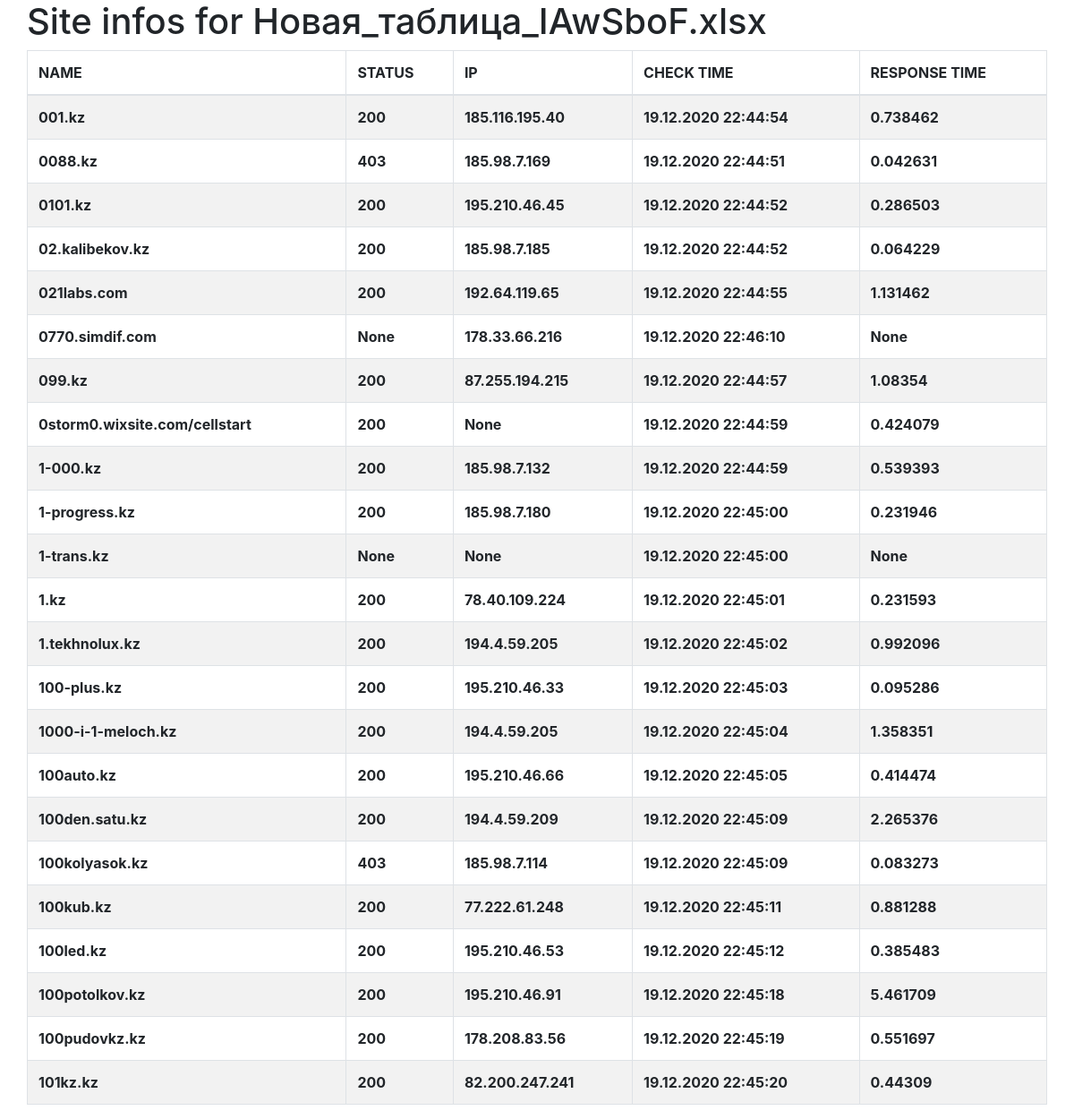
Page /session/46/ on the committed database.
### users/models.py (models this page shows, shortened)
class SiteInfo(models.Model):
    session = models.ForeignKey(
        Session, on_delete=models.CASCADE, related_name='sites')
    name = models.CharField(max_length=128, null=True, blank=True)
    status = models.CharField(max_length=3, null=True, blank=True)
    check_time = models.DateTimeField(null=True, blank=True)
    ip = models.CharField(max_length=32, null=True, blank=True)
    is_checked = models.BooleanField(default=False)
    responce_time = models.CharField(max_length=128, null=True, blank=True)

### users/views.py (the view)
# urls.py: path('session/<int:pk>/', session,  name='session'),
def session(request, pk=None):
    session_name = Session.objects.get(pk=pk).filename()
    site_infos = SiteInfo.objects.filter(session__pk=pk)
    return render(request, 'session.html', {
        'site_infos': site_infos,
        'session_name': session_name
    })

### users/models.py (called while the page is built)
    def filename(self):
        return os.path.basename(self.sites_file.name)

### templates/session.html (shortened to what this page needs)
{% extends 'base.html' %}
{% load crispy_forms_tags %}
{% load static %}
{% block content %}
<div class="row">
    <h1>Site infos for {{session_name}}</h1>
    <table cellspacing=0 class="table table-bordered table-hover table-inverse table-striped" id='example' width=100%>
        <thead>
            <tr>
                <th>NAME</th>
                <th>STATUS</th>
                <th>IP</th>
                <th>CHECK TIME</th>
                <th>RESPONSE TIME</th>
            </tr>
        </thead>
        <tfoot>
            <tbody>
                {% for site_info in site_infos %}
                <tr>
                    <th>{{ site_info.name }}</th>
                    <th>{{ site_info.status }}</th>
                    <th>{{ site_info.ip }}</th>
                    <th>{{ site_info.check_time|date:'d.m.Y H:i:s' }}</th>
                    <th>{{ site_info.responce_time }}</th>
                </tr>
                {% endfor %}
            </tbody>
        </tfoot>
    </table>
</div>
{% endblock %}

### rows in the picture
SiteInfo: name "001.kz", status "200", ip "185.116.195.40", check_time "19.12.2020 22:44:54", responce_time "0.738462"
SiteInfo: name "0088.kz", status "403", ip "185.98.7.169", check_time "19.12.2020 22:44:51", responce_time "0.042631"
SiteInfo: name "0101.kz", status "200", ip "195.210.46.45", check_time "19.12.2020 22:44:52", responce_time "0.286503"
SiteInfo: name "02.kalibekov.kz", status "200", ip "185.98.7.185", check_time "19.12.2020 22:44:52", responce_time "0.064229"
SiteInfo: name "021labs.com", status "200", ip "192.64.119.65", check_time "19.12.2020 22:44:55", responce_time "1.131462"
SiteInfo: name "0770.simdif.com", status "None", ip "178.33.66.216", check_time "19.12.2020 22:46:10", responce_time "None"
SiteInfo: name "099.kz", status "200", ip "87.255.194.215", check_time "19.12.2020 22:44:57", responce_time "1.08354"
SiteInfo: name "0storm0.wixsite.com/cellstart", status "200", ip "None", check_time "19.12.2020 22:44:59", responce_time "0.424079"
SiteInfo: name "1-000.kz", status "200", ip "185.98.7.132", check_time "19.12.2020 22:44:59", responce_time "0.539393"
SiteInfo: name "1-progress.kz", status "200", ip "185.98.7.180", check_time "19.12.2020 22:45:00", responce_time "0.231946"
SiteInfo: name "1-trans.kz", status "None", ip "None", check_time "19.12.2020 22:45:00", responce_time "None"
SiteInfo: name "1.kz", status "200", ip "78.40.109.224", check_time "19.12.2020 22:45:01", responce_time "0.231593"
SiteInfo: name "1.tekhnolux.kz", status "200", ip "194.4.59.205", check_time "19.12.2020 22:45:02", responce_time "0.992096"
SiteInfo: name "100-plus.kz", status "200", ip "195.210.46.33", check_time "19.12.2020 22:45:03", responce_time "0.095286"
SiteInfo: name "1000-i-1-meloch.kz", status "200", ip "194.4.59.205", check_time "19.12.2020 22:45:04", responce_time "1.358351"
SiteInfo: name "100auto.kz", status "200", ip "195.210.46.66", check_time "19.12.2020 22:45:05", responce_time "0.414474"
SiteInfo: name "100den.satu.kz", status "200", ip "194.4.59.209", check_time "19.12.2020 22:45:09", responce_time "2.265376"
SiteInfo: name "100kolyasok.kz", status "403", ip "185.98.7.114", check_time "19.12.2020 22:45:09", responce_time "0.083273"
SiteInfo: name "100kub.kz", status "200", ip "77.222.61.248", check_time "19.12.2020 22:45:11", responce_time "0.881288"
SiteInfo: name "100led.kz", status "200", ip "195.210.46.53", check_time "19.12.2020 22:45:12", responce_time "0.385483"
SiteInfo: name "100potolkov.kz", status "200", ip "195.210.46.91", check_time "19.12.2020 22:45:18", responce_time "5.461709"
SiteInfo: name "100pudovkz.kz", status "200", ip "178.208.83.56", check_time "19.12.2020 22:45:19", responce_time "0.551697"
SiteInfo: name "101kz.kz", status "200", ip "82.200.247.241", check_time "19.12.2020 22:45:20", responce_time "0.44309"

### other values in the picture
{{ session_name }} "Новая_таблица_IAwSboF.xlsx"
